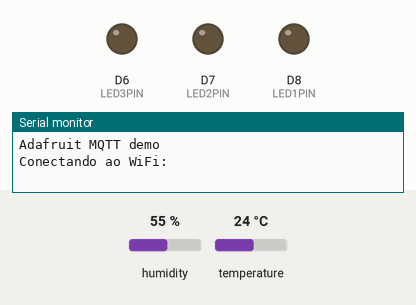
A sketch run on a simulated ESP8266 (NodeMCU). On the bench: output pins drawn as LEDs (lit = HIGH), the last lines printed to the serial monitor. Inputs (shaded band) come from the test bench; at power-on: humidity 55 %, temperature 24 °C. WiFi joins after 1.5 s; servers stay silent unless stated; no MQTT or app messages arrive unless stated.

Above: at 0.1 s.
At 0.6 s:
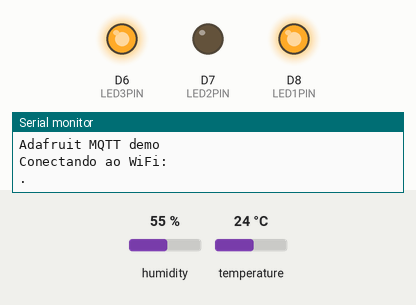
At 1.6 s:
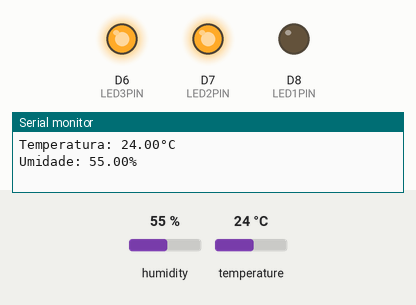
Timing chart, 0 to 3.1 s (numbered marks = the images above):
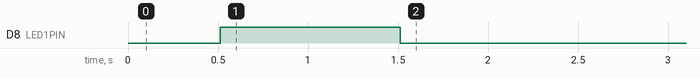

The sketch:

DHT11_NodeMCU.ino
```cpp
#include <ESP8266WiFi.h>
#include "DHT.h"
#include "Adafruit_MQTT.h"
#include "Adafruit_MQTT_Client.h"

// Define pins
#define LED1PIN D8
#define LED2PIN D7
#define LED3PIN D6
#define DHTPIN D4
#define DHTTYPE DHT11

DHT dht(DHTPIN, DHTTYPE);

// Wifi parameters
#define WLAN_SSID ""
#define WLAN_PASS ""

// Adafruit IO
#define AIO_SERVER "io.adafruit.com"
#define AIO_SERVERPORT 1883
#define AIO_USERNAME  ""
#define AIO_KEY       ""

WiFiClient client;
Adafruit_MQTT_Client mqtt(&client, AIO_SERVER, AIO_SERVERPORT, AIO_USERNAME, AIO_KEY);

// Publish data to feeds on Adafruit IO
Adafruit_MQTT_Publish temperature = Adafruit_MQTT_Publish(&mqtt, AIO_USERNAME "/feeds/temperature");
Adafruit_MQTT_Publish humidity = Adafruit_MQTT_Publish(&mqtt, AIO_USERNAME "/feeds/humidity");

void MQTT_connect();

void setup() {
  Serial.begin(115200);
  dht.begin();
  delay(10);

  pinMode(LED1PIN, OUTPUT);
  pinMode(LED2PIN, OUTPUT);
  pinMode(LED3PIN, OUTPUT);

  Serial.println();
  Serial.println(F("Adafruit MQTT demo"));

  // Conectando ao WiFi
  Serial.print("Conectando ao WiFi: ");
  Serial.println(WLAN_SSID);
  WiFi.begin(WLAN_SSID, WLAN_PASS);

  int tentativas = 0;
  while (WiFi.status() != WL_CONNECTED && tentativas < 20) {
    delay(500);
    Serial.print(".");
    tentativas++;
    digitalWrite(LED1PIN, HIGH);
    digitalWrite(LED2PIN, LOW);
    digitalWrite(LED3PIN, HIGH);
  }

  if (WiFi.status() == WL_CONNECTED) {
    Serial.println("\nWiFi conectado!");
    Serial.print("IP: ");
    Serial.println(WiFi.localIP());

    // LED indica conexão OK
    digitalWrite(LED1PIN, LOW);
    digitalWrite(LED2PIN, HIGH);
    digitalWrite(LED3PIN, HIGH);
  } else {
    Serial.println("\nFalha ao conectar no WiFi.");
    // LED indica erro
    digitalWrite(LED1PIN, HIGH);
    digitalWrite(LED2PIN, HIGH);
    digitalWrite(LED3PIN, LOW);
  }
}

void loop() {
  MQTT_connect();

  float h = dht.readHumidity();
  float t = dht.readTemperature();

  if (isnan(t) || isnan(h)) {
    Serial.println("Falha na leitura do DHT11...");
  } else {
    Serial.print("Temperatura: ");
    Serial.print(t);
    Serial.println("°C");
    Serial.print("Umidade: ");
    Serial.print(h);
    Serial.println("%");

    temperature.publish(t);
    humidity.publish(h);
  }

  delay(60000); // 1 minuto entre envios
}

void MQTT_connect() {
  int8_t ret;

  if (mqtt.connected()) {
    return;
  }

  Serial.print("Conectando ao MQTT... ");

  uint8_t tentativas = 3;
  while ((ret = mqtt.connect()) != 0) {
    Serial.println(mqtt.connectErrorString(ret));
    Serial.println("Tentando novamente em 5 segundos...");
    mqtt.disconnect();
    delay(5000);
    tentativas--;
    if (tentativas == 0) {
      Serial.println("Falha na conexão MQTT. Reiniciando ESP...");
      ESP.restart();  // Reinicia o ESP após falha nas tentativas
    }
  }

  Serial.println("Conectado ao MQTT com sucesso!");
}
```
